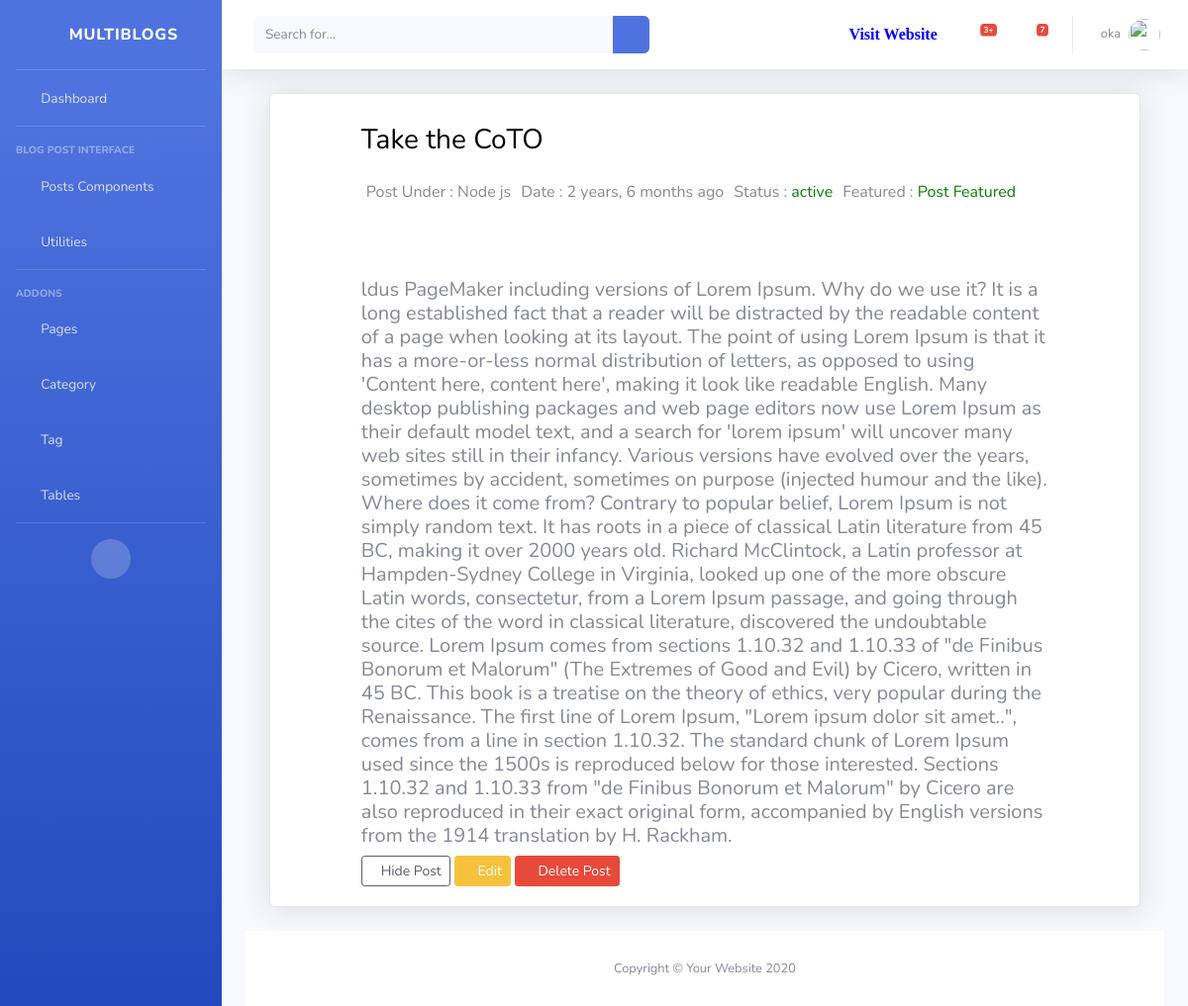
Page /dashboard/post/view/16 (signed in) on the committed database.
### dashboard/models.py (models this page shows, shortened)
class Author(models.Model):
    author = models.OneToOneField(User, on_delete= models.CASCADE)
    email = models.EmailField(unique=True, blank=True, null=True)
    first_name = models.CharField(max_length=100, null=True, blank=True, verbose_name='First Name')
    last_name = models.CharField(max_length=100, null=True, blank=True,verbose_name='Last Name')
    designation = models.CharField(max_length=10, null=True)
    author_image = models.ImageField(upload_to='author/',verbose_name='Author Profile Image',blank=True, null=True)
    auth_status = models.CharField(max_length=100, null=True)
    class Meta:
        verbose_name_plural = 'Author'

### blog/models.py (models this page shows, shortened)
class Blog(models.Model):
    status = (
        ('active','active'),
        ('pending','pending')
    )
    title  = models.CharField(max_length=200, null=True)
    detail = models.TextField(max_length=2000, null=True)
    image = models.ImageField(upload_to='images/media', null=True, blank=True)
    catagories = models.ForeignKey(Catagory,on_delete=models.DO_NOTHING, null=True)
    tags = models.ManyToManyField(Tag, blank=True)
    status = models.CharField(max_length=20, choices=status, default='pending')
    author = models.ForeignKey(Author, on_delete=models.CASCADE)
    featured  = models.BooleanField(default=False)
    visit_count = models.IntegerField(default=0)
    visible = models.BooleanField(default=True)
    created_at = models.DateTimeField(auto_now_add=True)
    class Meta:
        verbose_name_plural = 'Blog'

class Catagory(models.Model):
    name = models.CharField(max_length=200, null=True)
    slug = models.SlugField(null=True)
    image = models.CharField(max_length=300, null=True, blank=True )
    description = models.CharField(max_length=500, null=True,blank=True, verbose_name='Description')
    class Meta:
        verbose_name_plural = 'Catagory'
    def __str__(self):
        return str(self.name)

### dashboard/views.py (the view)
# urls.py: path('post/view/<str:id>', views.PostView.as_view(), name='post'),
class PostView(View):
    @method_decorator(login_required(login_url='login'))
    def dispatch(self, request,*args,**kwargs):
        return super().dispatch(request,*args,**kwargs)
    def get(self, request,id):
        post_obj = get_object_or_404(Blog, id=id)
        context={
            'post':post_obj
        }
        return render(request,'dashboard/post/post_view.html', context)

### blog/context_processors.py (called while the page is built)
def globalVariable(request):
    category = Catagory.objects.all()\
        .annotate(post_count=Count('blog'))\
        .filter(blog__isnull=False)\
        .order_by('-post_count')[:4]
    category_count = category.count()
    context = {
        'category':category,
        'cat_count':category_count
        }
    return context

### templates/dashboard/post/post_view.html (shortened to what this page needs)
{% extends 'dashboard/base/base.html' %}
{% load static %}
{% block body %}
{% load humanize %}
<div class="container-fluid">
<div class="row">
    <div class="col">
        <div class="card shadow mb-4">
            <div class="row " style="padding: 20px;">
                <div class="col-10 mx-auto">
                    <h3>{{ post.title }}</h3>
                    <div class="text_div">
                        <p> Post Under : {{ post.catagories }}</p>
                        <p> Date : {{ post.created_at|naturaltime }}</p>
                        {% if post.status == 'active' %}
                          <p> Status : <span style="color: green;"> {{ post.status }}</span> </p>
                        {% else %}
                          <p> Status : <span style="color: red; background-color: rgb(70, 123, 172); padding: 5px; border-radius: 10px; "> {{ post.status }}</span> </p>
                        {% endif %}
                        {% if post.featured == True %}
                          <p > Featured : <span style="color:green"> Post Featured</span> </p>
                        {% else %}
                          <p >  Featured : <span style="color:red"> Not Featured Yet</span></p>
                        {% endif %}
                    </div>
                    <h5> {{ post.detail }}</h5>
                    <div>
                      {% if post.visible == False %}
                        <a href=" {% url 'visible' post.id %}" class="btn btn-outline-dark btn-sm "><i class="fas fa-eye"></i> Make Visible </a>
                      {% else %}
                        <a href=" {% url 'hidden' post.id %}" class="btn btn-outline-dark btn-sm"><i class="fas fa-eye-slash"></i>Hide Post </a>
                      {% endif %}
                        <a href="{% url 'edit_post' post.id %}" class="btn btn-warning btn-sm"><i class="far fa-edit"></i> Edit</a>
                        <a href=" " class="btn btn-danger btn-sm" data-toggle="modal" data-target="#delete"><i class="far fa-trash-alt" ></i> Delete Post </a>
                    </div>
                </div>
            </div>
        </div>
    </div>
</div>
{% endblock %}

### templates/dashboard/base/base.html (shortened to what this page needs)
<!DOCTYPE html>
<html lang="en">
    {% load static %}
    {% load humanize %}
<head>
    {% load static %}
    <link href="{% static  'vendor/fontawesome-free/css/all.min.css' %}" rel="stylesheet" type="text/css">
    <link href="{% static 'css/sb-admin-2.min.css' %}" rel="stylesheet">
</head>
<body id="page-top">
    <div id="wrapper">
        <ul class="navbar-nav bg-gradient-primary sidebar sidebar-dark accordion" id="accordionSidebar">
            <a class="sidebar-brand d-flex align-items-center justify-content-center" href="index.html">
                <div class="sidebar-brand-icon rotate-n-15">
                    <i class="fas fa-laugh-wink"></i>
                </div>
                <div class="sidebar-brand-text mx-3">MultiBlogs</div>
            </a>
            <hr class="sidebar-divider my-0">
            {%  url 'dashboard' as url %}
            <li class="nav-item {% if request.path == url %} active {% endif %}">
                <a class="nav-link" href="{{ url }}">
                    <i class="fas fa-fw fa-tachometer-alt"></i>
                    <span>Dashboard</span></a>
            </li>
            <hr class="sidebar-divider">
            <div class="sidebar-heading">
                Blog Post Interface
            </div>
            <li class="nav-item">
                <a class="nav-link collapsed" href="#" data-toggle="collapse" data-target="#collapseTwo"
                    aria-expanded="true" aria-controls="collapseTwo">
                    <i class="fas fa-fw fa-cog"></i>
                    <span> Posts Components</span>
                </a>
            </li>
            <li class="nav-item">
                <a class="nav-link collapsed" href="#" data-toggle="collapse" data-target="#collapseUtilities"
                    aria-expanded="true" aria-controls="collapseUtilities">
                    <i class="fas fa-fw fa-wrench"></i>
                    <span>Utilities</span>
                </a>
            </li>
            <hr class="sidebar-divider">
            <div class="sidebar-heading">
                Addons
            </div>
            <li class="nav-item">
                <a class="nav-link collapsed" href="#" data-toggle="collapse" data-target="#collapsePages"
                    aria-expanded="true" aria-controls="collapsePages">
                    <i class="fas fa-fw fa-folder"></i>
                    <span>Pages</span>
                </a>
            </li>
            <li class="nav-item">
                <a class="nav-link" href="{% url 'category' %}">
                    <i class="fas fa-fw fa-chart-area"></i>
                    <span>Category</span></a>
            </li>
            <li class="nav-item">
                <a class="nav-link" href="{% url 'tag' %}">
                    <i class="fas fa-fw fa-chart-area"></i>
                    <span>Tag</span></a>
            </li>
            <li class="nav-item">
                <a class="nav-link" href="tables.html">
                    <i class="fas fa-fw fa-table"></i>
                    <span>Tables</span></a>
            </li>
            <hr class="sidebar-divider d-none d-md-block">
            <div class="text-center d-none d-md-inline">
                <button class="rounded-circle border-0" id="sidebarToggle"></button>
            </div>
        </ul>
        <div id="content-wrapper" class="d-flex flex-column">
            <div id="content">
                <nav class="navbar navbar-expand navbar-light bg-white topbar mb-4 static-top shadow">
                    <form
                        class="d-none d-sm-inline-block form-inline mr-auto ml-md-3 my-2 my-md-0 mw-100 navbar-search">
                        <div class="input-group">
                            <input type="text" class="form-control bg-light border-0 small" placeholder="Search for..."
                                aria-label="Search" aria-describedby="basic-addon2">
                            <div class="input-group-append">
                                <button class="btn btn-primary" type="button">
                                    <i class="fas fa-search fa-sm"></i>
                                </button>
                            </div>
                        </div>
                    </form>
                    <ul class="navbar-nav ml-auto">
                        <li class="nav-item mx-1"> <a class="nav-link" style="color:blue" href="{% url 'home' %}" target="_blank"> <i class="fa fa-link"> Visit Website</i> </a></li>
                        <li class="nav-item dropdown no-arrow mx-1">
                            <a class="nav-link dropdown-toggle" href="#" id="alertsDropdown" role="button"
                                data-toggle="dropdown" aria-haspopup="true" aria-expanded="false">
                                <i class="fas fa-bell fa-fw"></i>
                                <span class="badge badge-danger badge-counter">3+</span>
                            </a>
                        </li>
                        <li class="nav-item dropdown no-arrow mx-1">
                            <a class="nav-link dropdown-toggle" href="#" id="messagesDropdown" role="button"
                                data-toggle="dropdown" aria-haspopup="true" aria-expanded="false">
                                <i class="fas fa-envelope fa-fw"></i>
                                <span class="badge badge-danger badge-counter">7</span>
                            </a>
                        </li>
                        <li class="nav-item dropdown no-arrow">
                            <a class="nav-link dropdown-toggle" href="#" id="userDropdown" role="button"
                                data-toggle="dropdown" aria-haspopup="true" aria-expanded="false">
                                <span class="mr-2 d-none d-lg-inline text-gray-600 small">{{ user.author.author.username }}</span>
                                {% if user.author.author_image %}
                                <img class="img-profile rounded-circle"
                                    src="{{ user.author.author_image.url }}">
                                {% else %}
                                <img class="img-profile rounded-circle" src="https://www.pngarts.com/files/11/Avatar-PNG-Transparent-Image.png" alt="">
                                {% endif %}
                            </a>
                        </li>
                    </ul>
                </nav>
                <div class="container-fluid">
                {% block body %}{% endblock %}
            </div>
            <footer class="sticky-footer bg-white" style="bottom: 0;">
                <div class="container my-auto">
                    <div class="copyright text-center my-auto">
                        <span>Copyright &copy; Your Website 2020</span>
                    </div>
                </div>
            </footer>
        </div>
    </div>
</body>
</html>

### rows in the picture
Blog: title "Take the CoTO", catagories "Node js", created_at "2 years, 6 months ago", status "active", detail "ldus PageMaker including versions of Lorem Ipsum. Why do we use it? It is a long established fact that a reader will be distracted by the readable content of a page when looking at its layout. The point of using Lorem Ipsum is that it has a more-or-less normal distribution of letters, as opposed to using 'Content here, content here', making it look like readable English. Many desktop publishing packages and web page editors now use Lorem Ipsum as their default model text, and a search for 'lorem ipsum' will uncover many web sites still in their infancy. Various versions have evolved over the years, sometimes by accident, sometimes on purpose (injected humour and the like). Where does it…"

### other values in the picture
{{ user.author.author.username }} "oka"
